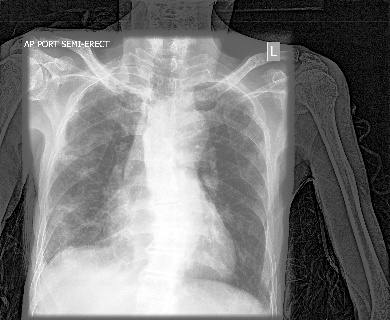
#> input picture Python Programming/Machine Learning/Lung Segmentation/Hull Convex/1.jpg, 390 x 320 px; its folder holds only this picture in this run
$ python k-means.py
#> lines starting #> are read from the running program, lines starting #| are printed output that depends on the picture
from sklearn.cluster import KMeans
from PIL import Image
import numpy as np
import cv2
from math import floor

def normalize(file_name):
    img = Image.open(file_name +  ".jpg") # Can be many different formats.
    pix = img.load()
    np_pix = np.array(img)
    size = np_pix.shape
    print(np_pix)
    print(size)

    val_0 = np_pix[0][0]
    x_0 = 1 / size[0]
    y_0 = 1 / size[1]
    norm_np_pix = np.array([[val_0, x_0, y_0]])
    count = 0

    # [6 lines of commented-out code are left out]
    return np.reshape(np_pix, (np_pix.size, 1)), size, np_pix #norm_np_pix, size, np_pix


def cluster_and_recolor(file_name, norm_np_pix, size, num_clusters, np_pix):
    clt = KMeans(n_clusters = num_clusters)
    clt.fit(norm_np_pix)

    #tmp_np_pix = np.reshape(np_pix, np_pix.size)
    tmp_np_pix = np.zeros((size[0], size[1], 3), dtype =np.uint8 )
    k, j = 0, 0
    hull = []
    for i in range(0, (clt.labels_).size):
        if( clt.labels_[i] == 0):
            tmp_np_pix[k][j] = [255, 0, 0] #red
        elif clt.labels_[i] == 1:
            tmp_np_pix[k][j] = [255, 255, 0] #yellow
            hull.append([k, j])
        elif (clt.labels_[i] == 2):
            tmp_np_pix[k][j] = [0, 0, 255] #blue
        elif(clt.labels_[i] == 3):
            tmp_np_pix[k][j] = [0, 128, 0]
        else:
            tmp_np_pix[k][j] = [176, 196, 222]
        j += 1
        if j == size[1]:
            k += 1
            j = 0


    print(clt.labels_)
    #print(tmp_np_pix)
    #tmp_np_pix = np.reshape(tmp_np_pix, (size[0], size[1]))


    print(tmp_np_pix)

    new_img = Image.fromarray(tmp_np_pix).convert('RGB')
    #new_img.save(file_name + '_' + str(num_clusters) + '_clusters_pix_only.jpg')

    gray = cv2.cvtColor(new_img, cv2.COLOR_BGR2GRAY) # convert to grayscale
    blur = cv2.blur(gray, (3, 3)) # blur the image
    ret, thresh = cv2.threshold(blur, 50, 255, cv2.THRESH_BINARY)

    # Finding contours for the thresholded image
    contours, hierarchy = cv2.findContours(thresh, cv2.RETR_TREE, cv2.CHAIN_APPROX_SIMPLE)

    # create hull array for convex hull points
    hull = []

    # [6 lines of commented-out code are left out]

    print (src.shape)
    # calculate points for each contour
    #for i in range(len(contours)):
        # creating convex hull object for each contour
    #    hull.append(cv2.convexHull(contours[i], False))

    # create an empty black image
    drawing = np.zeros((thresh.shape[0], thresh.shape[1], 3), np.uint8)

    # draw contours and hull points
    for i in range(len(contours)):
        color_contours = (0, 255, 0) # green - color for contours
        color = (255, 255, 255) # blue - color for convex hull
        # draw ith contour
        cv2.drawContours(drawing, contours, i, color_contours, 1, 8, hierarchy)
        # draw ith convex hull object
        cv2.drawContours(drawing, hull, i, color, 1, 8)

    cv2.imshow('drawing',drawing)

    cv2.waitKey(0)
    cv2.destroyAllWindows()


def main():
        norm_np_pix, size, np_pix= normalize("1")
#> in normalize, img is the input picture: PIL image 390x320 L; min 0, max 255, mean 122.6
#> (printed output is left out)
#| (320, 390)
#> in normalize, `val_0 = np_pix[0][0]`: val_0 = 79
#> in normalize, `norm_np_pix = np.array([[val_0, x_0, y_0]])`: norm_np_pix = [[79, 0.00313, 0.00256]]
#> size = (320, 390)
        cluster_and_recolor("1", norm_np_pix, size, 3, np_pix)
#> after the loop in cluster_and_recolor, `for i in range(0, (clt.labels_).size):`:
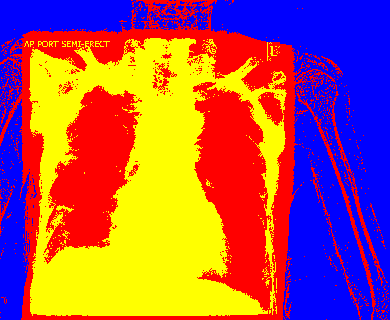
#> tmp_np_pix: shape (320, 390, 3); mean of channels 0, 1, 2 167.9, 83.9, 87.1; drawn as R, G, B
#> after the loop in cluster_and_recolor, `for i in range(0, (clt.labels_).size):`: hull = 41041 items; j = 0; k = 320
#> (printed output is left out)


if __name__ == "__main__":
#> (the run stopped early here; a loop or call above may not have finished)
